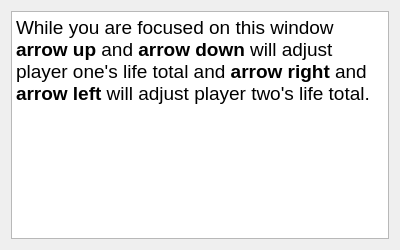
<?xml version="1.0" encoding="UTF-8"?>
<ui version="4.0">
 <class>lifeWindow</class>
 <widget class="QDialog" name="lifeWindow">
  <property name="geometry">
   <rect>
    <x>0</x>
    <y>0</y>
    <width>400</width>
    <height>250</height>
   </rect>
  </property>
  <property name="windowTitle">
   <string>Fast Life Changer</string>
  </property>
  <layout class="QVBoxLayout" name="verticalLayout">
   <item>
    <widget class="QTextEdit" name="textEdit">
     <property name="enabled">
      <bool>true</bool>
     </property>
     <property name="readOnly">
      <bool>true</bool>
     </property>
     <property name="html">
      <string>&lt;!DOCTYPE HTML PUBLIC &quot;-//W3C//DTD HTML 4.0//EN&quot; &quot;http://www.w3.org/TR/REC-html40/strict.dtd&quot;&gt;
&lt;html&gt;&lt;head&gt;&lt;meta name=&quot;qrichtext&quot; content=&quot;1&quot; /&gt;&lt;style type=&quot;text/css&quot;&gt;
p, li { white-space: pre-wrap; }
&lt;/style&gt;&lt;/head&gt;&lt;body style=&quot; font-family:'DejaVu Sans'; font-size:10pt; font-weight:400; font-style:normal;&quot;&gt;
&lt;p style=&quot; margin-top:0px; margin-bottom:0px; margin-left:0px; margin-right:0px; -qt-block-indent:0; text-indent:0px;&quot;&gt;&lt;span style=&quot; font-size:14pt;&quot;&gt;While you are focused on this window &lt;/span&gt;&lt;span style=&quot; font-size:14pt; font-weight:600;&quot;&gt;arrow up&lt;/span&gt;&lt;span style=&quot; font-size:14pt;&quot;&gt; and &lt;/span&gt;&lt;span style=&quot; font-size:14pt; font-weight:600;&quot;&gt;arrow down&lt;/span&gt;&lt;span style=&quot; font-size:14pt;&quot;&gt; will adjust player one's life total and &lt;/span&gt;&lt;span style=&quot; font-size:14pt; font-weight:600;&quot;&gt;arrow right&lt;/span&gt;&lt;span style=&quot; font-size:14pt;&quot;&gt; and &lt;/span&gt;&lt;span style=&quot; font-size:14pt; font-weight:600;&quot;&gt;arrow left&lt;/span&gt;&lt;span style=&quot; font-size:14pt;&quot;&gt; will adjust player two's life total.&lt;/span&gt;&lt;/p&gt;&lt;/body&gt;&lt;/html&gt;</string>
     </property>
    </widget>
   </item>
  </layout>
 </widget>
 <resources/>
 <connections/>
</ui>
